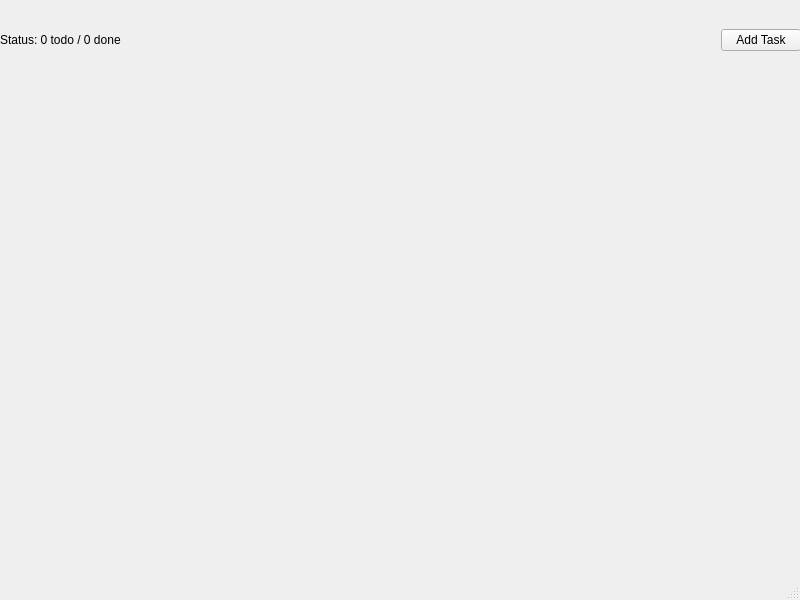
<?xml version="1.0" encoding="UTF-8"?>
<ui version="4.0">
 <class>MainWindow</class>
 <widget class="QMainWindow" name="MainWindow">
  <property name="geometry">
   <rect>
    <x>0</x>
    <y>0</y>
    <width>800</width>
    <height>600</height>
   </rect>
  </property>
  <property name="windowTitle">
   <string>MainWindow</string>
  </property>
  <widget class="QWidget" name="centralwidget">
   <widget class="QWidget" name="horizontalLayoutWidget">
    <property name="geometry">
     <rect>
      <x>0</x>
      <y>0</y>
      <width>801</width>
      <height>80</height>
     </rect>
    </property>
    <layout class="QHBoxLayout" name="horizontalLayout">
     <item>
      <widget class="QLabel" name="statusLabel">
       <property name="text">
        <string>Status: 0 todo / 0 done</string>
       </property>
      </widget>
     </item>
     <item>
      <spacer name="horizontalSpacer">
       <property name="orientation">
        <enum>Qt::Horizontal</enum>
       </property>
       <property name="sizeHint" stdset="0">
        <size>
         <width>40</width>
         <height>20</height>
        </size>
       </property>
      </spacer>
     </item>
     <item>
      <widget class="QPushButton" name="addTaskButton">
       <property name="text">
        <string>Add Task</string>
       </property>
      </widget>
     </item>
    </layout>
   </widget>
  </widget>
  <widget class="QMenuBar" name="menubar">
   <property name="geometry">
    <rect>
     <x>0</x>
     <y>0</y>
     <width>800</width>
     <height>26</height>
    </rect>
   </property>
  </widget>
  <widget class="QStatusBar" name="statusbar"/>
 </widget>
 <resources/>
 <connections/>
</ui>
